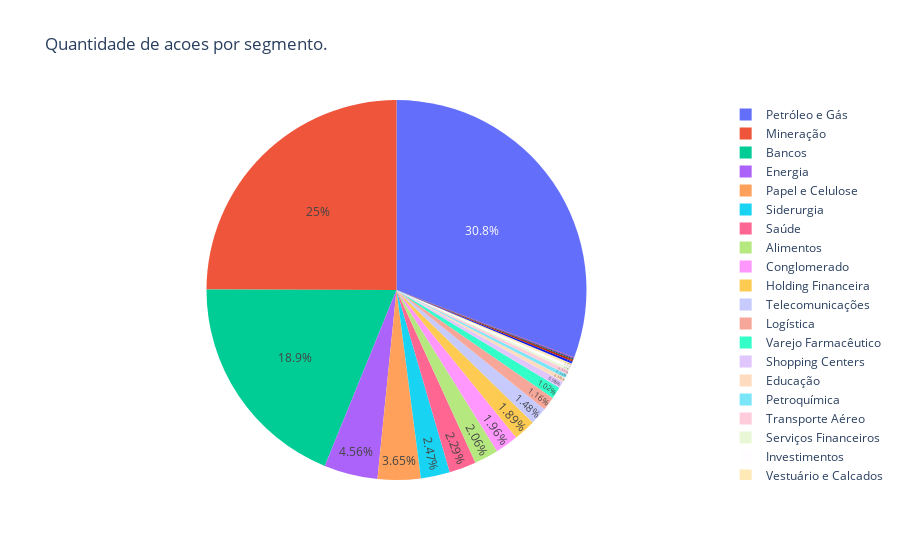

Here is the notebook cell this chart was saved with:
### Code cell
fig_dia = px.pie(df_analise_segmento_dia,
                 values="var_reais_total",
                 names="segmento",
                 title="Quantidade de acoes por segmento.",
                 hover_data=["segmento"]
                 )
fig_dia.update_traces(textposition = "inside")
fig_dia.show()

### Figure 1 — Plotly figure (JSON) as saved in the notebook; plotly's stock layout.template omitted (floating-point values rounded to 4 significant figures)
{"data": [{"customdata": [["Alimentos"], ["Aluguel de Carros"], ["Bancos"], ["Comércio"], ["Conglomerado"], ["Construção Civil"], ["Educação"], ["Energia"], ["Holding Financeira"], ["Investimentos"], ["Logística"], ["Mineração"], ["Papel e Celulose"], ["Petroquímica"], ["Petróleo e Gás"], ["Saúde"], ["Serviços Financeiros"], ["Shopping Centers"], ["Siderurgia"], ["Tecnologia"], ["Telecomunicações"], ["Transporte Aéreo"], ["Varejo"], ["Varejo Farmacêutico"], ["Vestuário e Calçados"]], "domain": {"x": [0, 1], "y": [0, 1]}, "hovertemplate": "segmento=%{customdata[0]}<br>var_reais_total=%{value}<extra></extra>", "labels": ["Alimentos", "Aluguel de Carros", "Bancos", "Comércio", "Conglomerado", "Construção Civil", "Educação", "Energia", "Holding Financeira", "Investimentos", "Logística", "Mineração", "Papel e Celulose", "Petroquímica", "Petróleo e Gás", "Saúde", "Serviços Financeiros", "Shopping Centers", "Siderurgia", "Tecnologia", "Telecomunicações", "Transporte Aéreo", "Varejo", "Varejo Farmacêutico", "Vestuário e Calçados"], "legendgroup": "", "name": "", "showlegend": true, "textposition": "inside", "type": "pie", "values": [407800000.0, 4131000.0, 3741000000.0, 18070000.0, 388700000.0, 37530000.0, 72300000.0, 903000000.0, 373900000.0, 42240000.0, 229800000.0, 4940000000.0, 722900000.0, 69050000.0, 6093000000.0, 453900000.0, 43660000.0, 117700000.0, 489900000.0, 15600000.0, 292900000.0, 65450000.0, 34830000.0, 202400000.0, 41020000.0]}], "layout": {"legend": {"tracegroupgap": 0}, "title": {"text": "Quantidade de acoes por segmento."}}}
